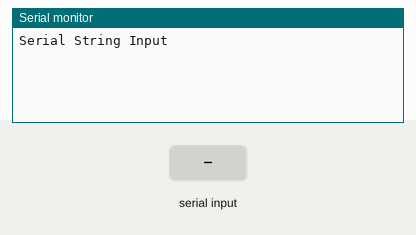
Bench run of a sketch on a simulated Arduino Uno, built with avr-gcc and run on an emulated ATmega328P. Shown: the last lines printed to the serial monitor. The inputs (shaded band) are chosen by the test bench.

Above: at 1.2 s.
1.3 s: "get" received over Serial
At 2.5 s:
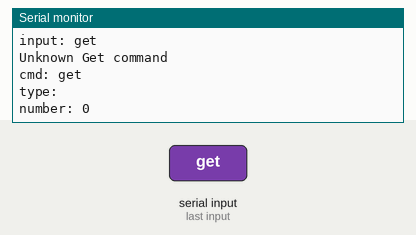
2.8 s: "S" received over Serial
At 3.2 s:
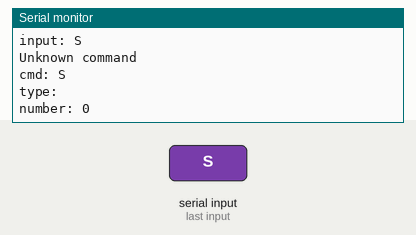
4.3 s: "D" received over Serial
At 5.5 s:
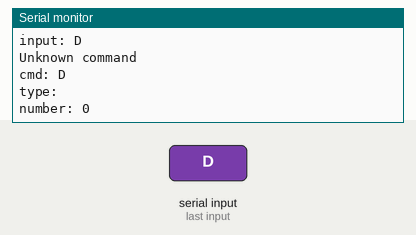
5.8 s: "set" received over Serial
At 7.0 s:
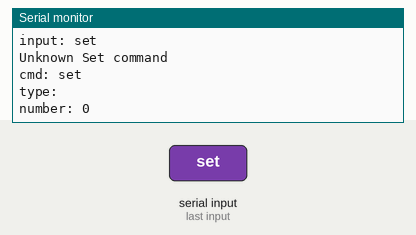
7.3 s: "90,45\n" received over Serial
At 8.5 s:
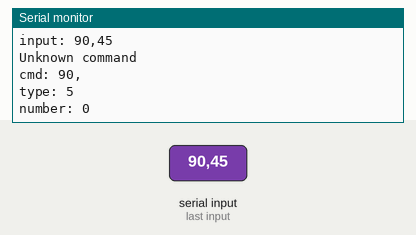
8.8 s: "5\n" received over Serial
At 10.3 s:
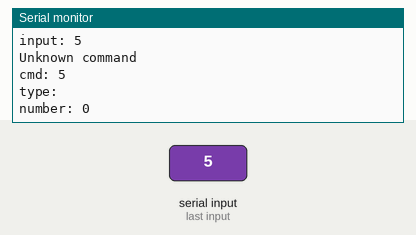

The sketch:

StringFromSerial_cli.ino
```cpp
String readString;
int Dir = 0;
int Spd = 20;

void setup() {
  // put your setup code here, to run once:
    Serial.begin(9600);
    Serial.println("Serial String Input");
}

void loop() {
  while (Serial.available()) {
    char c = Serial.read();  //gets one byte from serial buffer
    readString += c; //makes the string readString
    delay(2);  //slow looping to allow buffer to fill with next character
  }

  if (readString.length() >0) {
    Serial.print("input: ");
    Serial.println(readString);  //so you can see the captured string
    //for strings formatted "get S" or "set S 100"
    int n = readString.substring(5).toInt();  //convert readString into a number

    if(readString.substring(0,3) == "get"){
      if(readString.substring(4,5) == "S"){
        Serial.print("Get Speed: ");
        Serial.println(Spd);
      }
      else if(readString.substring(4,5) == "D"){
        Serial.print("Get Direction: ");
        Serial.println(Dir);
      }
      else{
        Serial.println("Unknown Get command");
      }
    }
    else if(readString.substring(0,3) == "set"){
      if(readString.substring(4,5) == "S"){
        Serial.println("Set Speed");
        Spd = n;
      }
      else if(readString.substring(4,5) == "D"){
        Serial.println("Set Direction");
        Dir = n;
      }
      else{
        Serial.println("Unknown Set command");
      }
    }
    else{
      Serial.println("Unknown command");
    }

    //diagnostic prinout
    Serial.print("cmd: ");
    Serial.println(readString.substring(0,3));

    Serial.print("type: ");
    Serial.println(readString.substring(4,5));

    Serial.print("number: ");
    Serial.println(n);
    //end diagnostic prinout

    readString=""; //empty for next input
  }
}
```

Measured:
- after the input at 1.3 s, the serial monitor: prints a new line at once (image 1)
- after the input at 2.8 s, the serial monitor: prints a new line at once (image 2)
- after the input at 4.3 s, the serial monitor: prints a new line at once (image 3)
- after the input at 5.8 s, the serial monitor: prints a new line at once (image 4)
- after the input at 7.3 s, the serial monitor: prints a new line at once (image 5)
- after the input at 8.8 s, the serial monitor: prints a new line at once (image 6)
